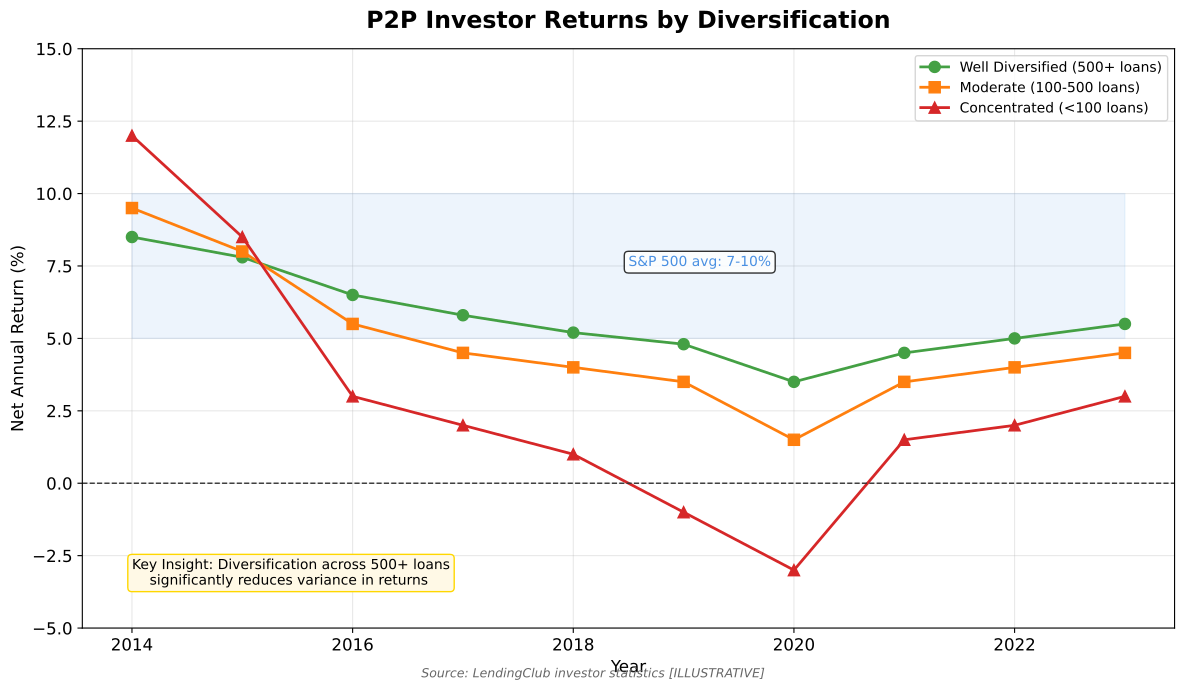

Here is the Python script that generated this plot:
"""
P2P Investor Returns
Shows historical returns for P2P lending investors

Output: p2p_investor_returns.pdf
Module: module_01_fintech
Lesson: 7 - P2P Lending
"""

from pathlib import Path
import matplotlib.pyplot as plt
import numpy as np

CHART_METADATA = {
    'title': 'P2P Investor Returns',
    'module': 'module_01_fintech',
    'lesson': 7,
    'url': 'https://github.com/Digital-AI-Finance/digital-finance/tree/main/module_01_fintech/figures/p2p_investor_returns'
}

plt.rcParams.update({
    'font.size': 12,
    'axes.labelsize': 12,
})

def create_chart():
    """Create P2P investor returns chart"""
    fig, ax = plt.subplots(figsize=(12, 7))

    years = [2014, 2015, 2016, 2017, 2018, 2019, 2020, 2021, 2022, 2023]

    # Returns by diversification level
    well_diversified = [8.5, 7.8, 6.5, 5.8, 5.2, 4.8, 3.5, 4.5, 5.0, 5.5]
    moderate = [9.5, 8.0, 5.5, 4.5, 4.0, 3.5, 1.5, 3.5, 4.0, 4.5]
    concentrated = [12.0, 8.5, 3.0, 2.0, 1.0, -1.0, -3.0, 1.5, 2.0, 3.0]

    ax.plot(years, well_diversified, 'o-', label='Well Diversified (500+ loans)',
            color='#44A044', lw=2, markersize=8)
    ax.plot(years, moderate, 's-', label='Moderate (100-500 loans)',
            color='#FF7F0E', lw=2, markersize=8)
    ax.plot(years, concentrated, '^-', label='Concentrated (<100 loans)',
            color='#D62728', lw=2, markersize=8)

    ax.set_xlabel('Year', fontsize=12)
    ax.set_ylabel('Net Annual Return (%)', fontsize=12)
    ax.set_title('P2P Investor Returns by Diversification', fontsize=17, fontweight='bold', pad=15)

    ax.legend(loc='upper right', fontsize=10)
    ax.set_ylim(-5, 15)

    ax.yaxis.grid(True, alpha=0.3)
    ax.xaxis.grid(True, alpha=0.3)
    ax.set_axisbelow(True)

    # Zero line
    ax.axhline(y=0, color='#333333', linestyle='--', lw=1)

    # S&P 500 comparison
    ax.fill_between([2014, 2023], [5, 5], [10, 10], alpha=0.1, color='#4A90E2',
                    label='_nolegend_')
    ax.text(2018.5, 7.5, 'S&P 500 avg: 7-10%', fontsize=10, color='#4A90E2',
           bbox=dict(boxstyle='round', facecolor='white', alpha=0.8))

    # Key insight
    insight = """Key Insight: Diversification across 500+ loans
    significantly reduces variance in returns"""
    ax.text(2014, -3.5, insight, fontsize=10,
           bbox=dict(boxstyle='round', facecolor='#FFF9E6', edgecolor='#FFD700'))

    # Source
    fig.text(0.5, 0.02, 'Source: LendingClub investor statistics [ILLUSTRATIVE]',
            fontsize=9, ha='center', style='italic', color='#666666')

    plt.tight_layout()

    output_path = Path(__file__).parent / 'p2p_investor_returns.pdf'
    plt.savefig(output_path, format='pdf', dpi=300, bbox_inches='tight')
    plt.close()
    print(f"Chart saved to: {output_path}")
    return output_path

if __name__ == '__main__':
    create_chart()
